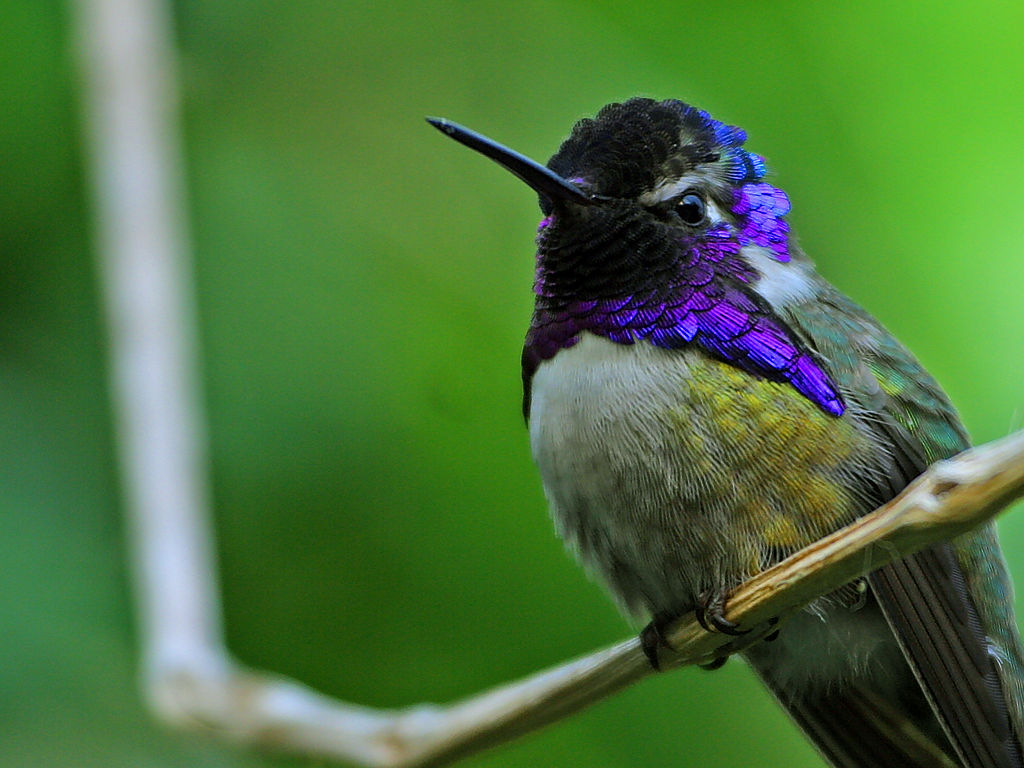
#> input picture data/Hummingbird.jpg, 1024 x 768 px
$ jupyter execute main.ipynb
#> lines starting #> are read from the running program, lines starting #| are printed output that depends on the picture; after the words box and inside, x2 and y2 are one past the last pixel; in counts of white or black regions, pixels touching at a corner belong together
# ImageCartoonizer
Cartoonizes an image using opencv and python

Uses :

All photos are sourced from [Wikipedia Commons](https://commons.wikimedia.org/)

[cell 1]
import cv2 as cv
import numpy as np
import matplotlib.pyplot as plt
origionalImage = cv.imread("data/Hummingbird.jpg")
#> origionalImage is the input picture: shape (768, 1024, 3); mean B, G, R 60.6, 115.3, 75.5

#Display Code
plt.imshow(origionalImage)
plt.yticks([])
_ = plt.xticks([])

# Color Flattening

To start with we'll reduce the number of colors the image uses, to simulate a color palet that would be used by an artist.
We'll first blur the image to take out the extra detail, such as those small lines in the feathers.
Next, we'll use open cv's kmeans function, this will take all the colors of all pixels in the image, and group them into 16 colors. The rest of the code is for transforming the image into and out of the format this function needs.

[cell 2]
numColors = 16
blurredImage = cv.medianBlur(origionalImage,5)

flattenedImage = np.float32(blurredImage).reshape((-1,3))
criteria = (cv.TERM_CRITERIA_EPS + cv.TERM_CRITERIA_MAX_ITER, 20, 1.0)
_, labels, centers = cv.kmeans(flattenedImage,numColors,None,criteria,10, cv.KMEANS_RANDOM_CENTERS)
#> centers = 16 rows, first 8: [43.26, 139.3, 77.82], [166.8, 171.6, 157.2], [165, 61.65, 70.74], [19.28, 95.78, 42.55], [65.98, 132.8, 132.6], [223.5, 26.53, 97.11], [95.92, 125.8, 97.32], [33.24, 52.93, 44.71]
centers = np.uint8(centers)
#> centers = 16 rows, first 8: [43, 139, 77], [166, 171, 157], [164, 61, 70], [19, 95, 42], [65, 132, 132], [223, 26, 97], [95, 125, 97], [33, 52, 44]
flattenedImage = centers[labels.flatten()]
flattenedImage = flattenedImage.reshape(origionalImage.shape)
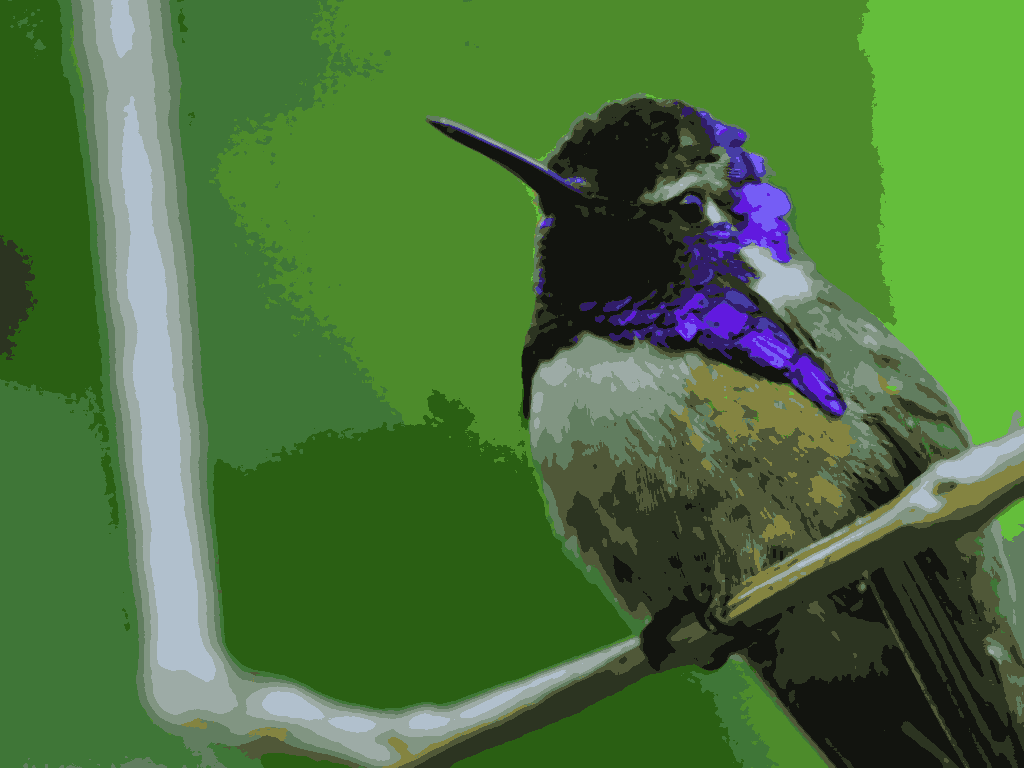
#> flattenedImage: shape (768, 1024, 3); mean B, G, R 60, 114.8, 74.9

#Display Code
plt.imshow(flattenedImage)
plt.yticks([])
_ = plt.xticks([])

# Edge Drawing
Now we need to simulate drawn edges.
First we'll convert the image to grayscale and blur it to remove minor details we don't want drawn.
Then we'll use opencv's canny edge detection function.
Finally we'll widen the edges.

[cell 3]
grayscale = cv.cvtColor(origionalImage,cv.COLOR_BGR2GRAY)
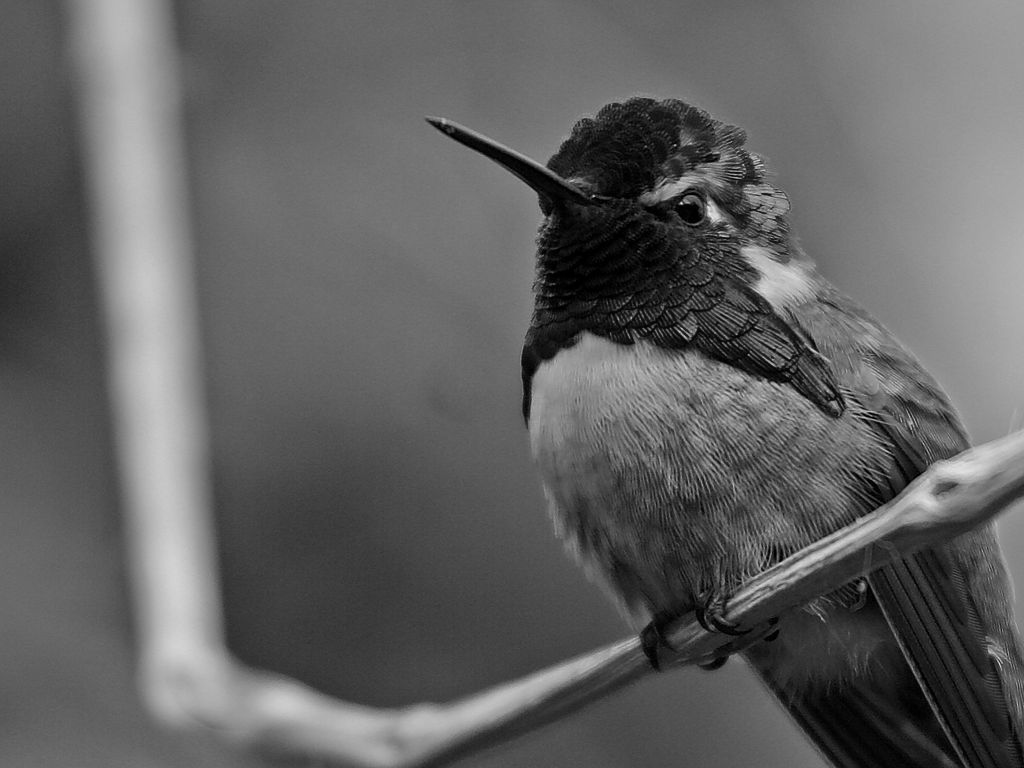
#> grayscale: shape (768, 1024); min 0, max 235, mean 97.2
blurred = cv.medianBlur(grayscale,15)
edges = cv.Canny(blurred,50,70)
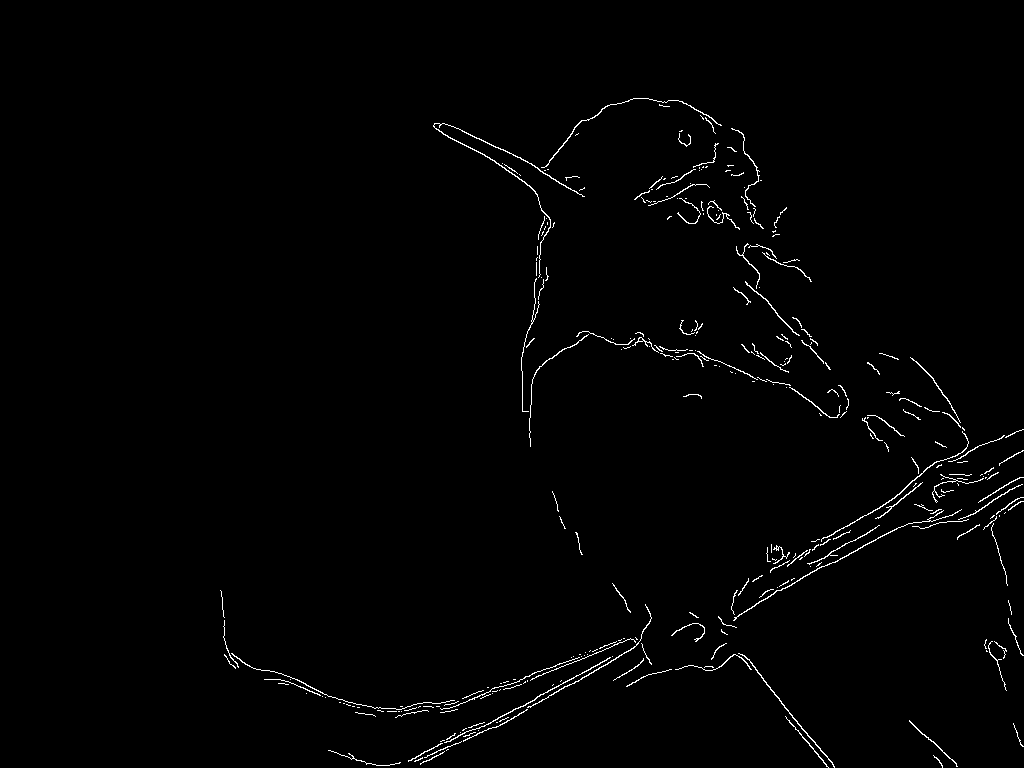
#> edges: shape (768, 1024); 1.1% white in thin lines or dots, all inside (x1, y1, x2, y2) = (220, 98, 1024, 768)
thin = cv.bitwise_not(edges)
edges = cv.dilate(edges,np.ones((3,3)),iterations=1)
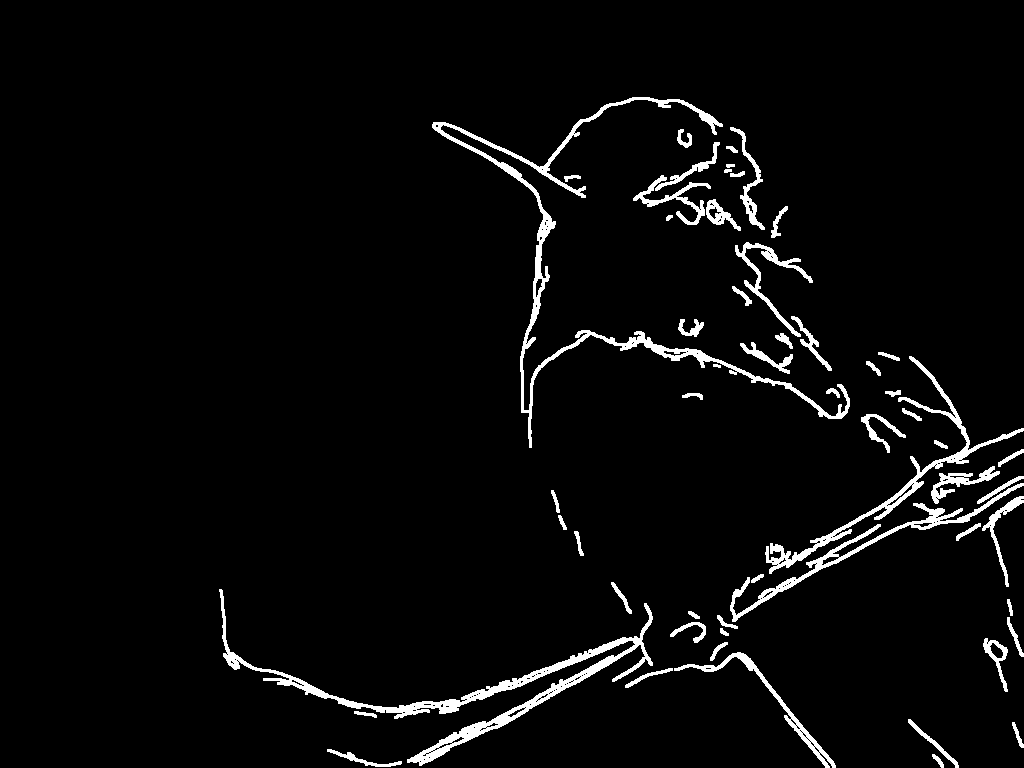
#> edges: shape (768, 1024); 3.7% white; 56 white regions, largest, box (x1, y1, x2, y2) and area: (219, 589, 653, 766) 6170, (432, 97, 850, 448) 6019, (765, 356, 1024, 574) 2957
edges = cv.bitwise_not(edges)

#Display Code
fig, axes = plt.subplots(2,2)
fig.set_figheight(10)
fig.set_figwidth(12)
axes[0][0].imshow(grayscale, cmap="gray")
axes[0][0].set_yticks([])
axes[0][0].set_xticks([])
axes[0][0].set_title("Grayscale")
axes[0][1].imshow(blurred, cmap="gray")
axes[0][1].set_yticks([])
axes[0][1].set_xticks([])
axes[0][1].set_title("Blurred")
axes[1][0].imshow(thin, cmap="gray")
axes[1][0].set_yticks([])
axes[1][0].set_xticks([])
axes[1][0].set_title("Canny Edges")
axes[1][1].imshow(edges, cmap="gray")
axes[1][1].set_yticks([])
axes[1][1].set_xticks([])
_ = axes[1][1].set_title("Thickened Edges")

# Combination and Final Result

[cell 4]
#combines the flattened and edges
final = cv.bitwise_and(flattenedImage,flattenedImage,mask= edges)
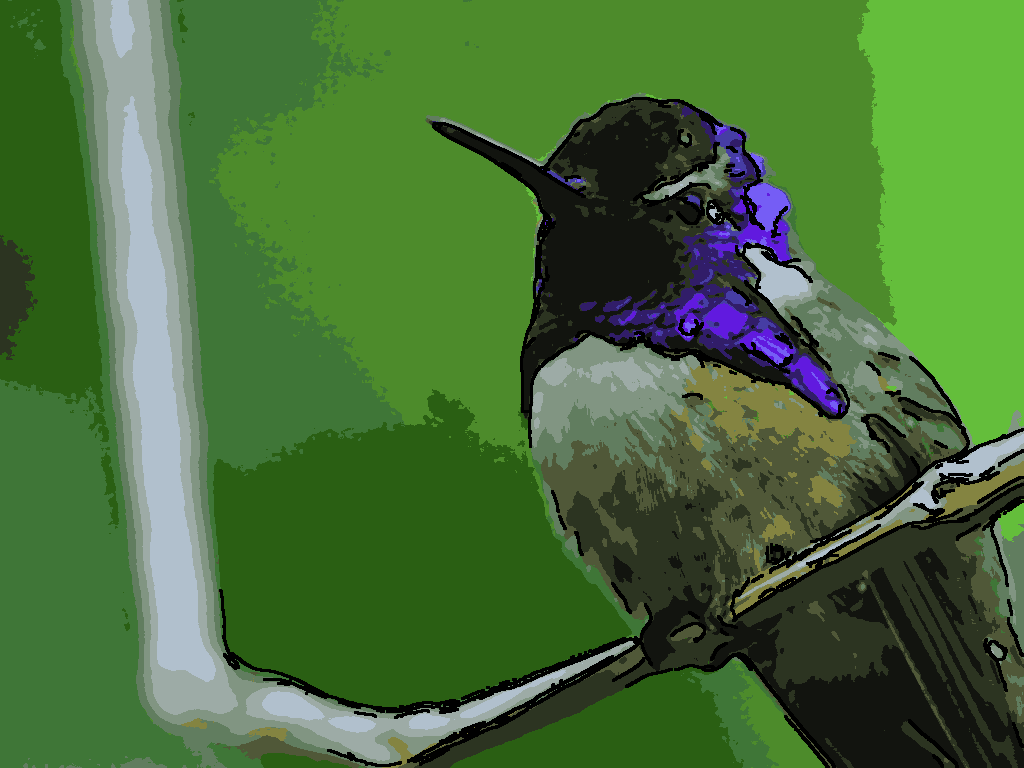
#> final: shape (768, 1024, 3); mean B, G, R 57, 111.1, 71.8

#Display code
fig, axes = plt.subplots(1,2)
fig.set_figheight(10)
fig.set_figwidth(20)
axes[0].imshow(origionalImage)
axes[0].set_yticks([])
axes[0].set_xticks([])
axes[0].set_title("Origional Image")
axes[1].imshow(final)
axes[1].set_yticks([])
axes[1].set_xticks([])
_ = axes[1].set_title("Result")
#> figure, not shown here; B, G, R data is drawn as R, G, B
